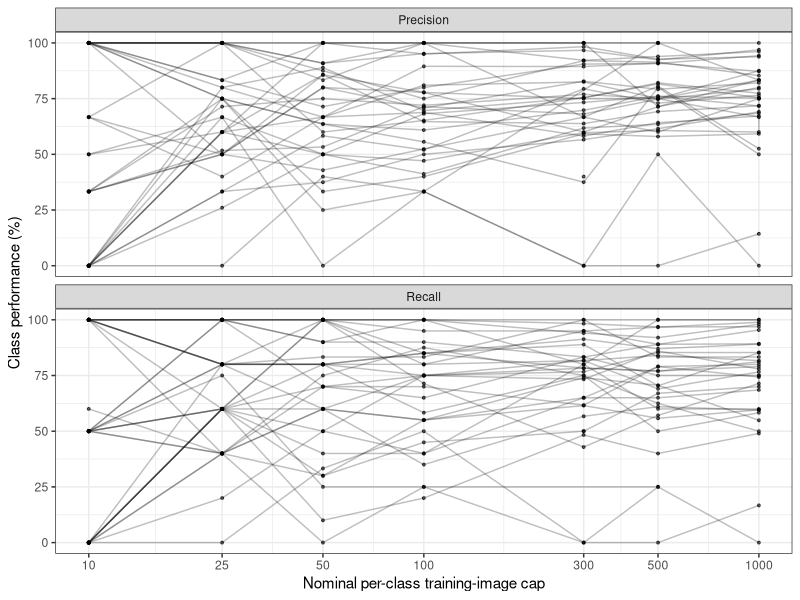
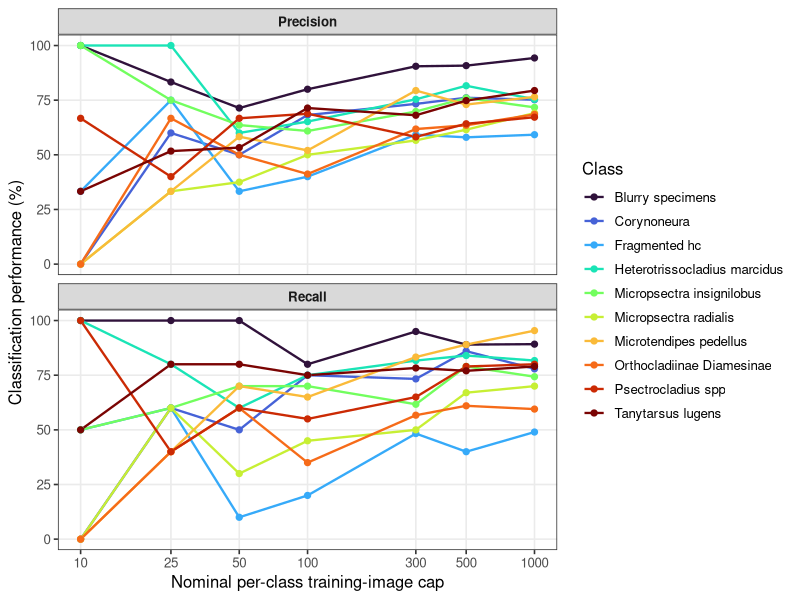

The R source for these figures, in order:
library(readr)
library(dplyr)
library(ggplot2)
library(tidyr)

# Confusion matrix values
x <- read_csv('chironomid_7models_ocr_PROVISIONAL.csv', show_col_types = FALSE)

# Index refers to class position in the confusion matrix, not a species name.
# Add an authoritative class-name mapping after verifying the axis labels.
stopifnot(nrow(x) == 224)

# Exclude rows requiring manual review for an initial QC-only visualization.
# For a publication figure, verify EVERY OCR-derived value against the PDF.
x_qc <- x

long <- x_qc %>%
  select(model, cap, class_index, Precision, Recall) %>%
  pivot_longer(
    cols = c(Precision, Recall),
    names_to = "metric",
    values_to = "percent"
  )

p <- ggplot(long, aes(x=cap, y=percent, group=class_index)) +
  geom_line(alpha=.25) + geom_point(size=.7, alpha=.6) +
  facet_wrap(~metric, ncol=1) +
  scale_x_log10(breaks=c(10,25,50,100,300,500,1000)) +
  scale_y_continuous(limits=c(0,100)) +
  labs(x='Nominal per-class training-image cap',y='Class performance (%)') +
  theme_bw()
ggsave('ocr_qc_performance1.pdf',p,width=9,height=7)

#plot top 10 classes by abundance
library(dplyr)
library(tidyr)
library(ggplot2)

# Selected classes and their zero-based indices
selected_taxa <- c(
  "Blurry specimens"             = 3,
  "Corynoneura"                  = 7,
  "Fragmented hc"                = 10,
  "Heterotrissocladius marcidus" = 11,
  "Micropsectra insignilobus"    = 15,
  "Micropsectra radialis"        = 16,
  "Microtendipes pedellus"       = 17,
  "Orthocladiinae Diamesinae"    = 19,
  "Psectrocladius spp"           = 26,
  "Tanytarsus lugens"            = 30
)

# Filter and reshape
long <- x_qc %>%
  filter(class_index %in% selected_taxa) %>%
  mutate(
    taxon = names(selected_taxa)[
      match(class_index, selected_taxa)
    ]
  ) %>%
  select(model, cap, taxon, Precision, Recall) %>%
  pivot_longer(
    cols = c(Precision, Recall),
    names_to = "metric",
    values_to = "percent"
  )

# Plot
p <- ggplot(
  long,
  aes(x = cap, y = percent, colour = taxon, group = taxon)
) +
  geom_line(linewidth = 0.8) +
  geom_point(size = 1.8) +
  facet_wrap(~metric, ncol = 1) +
  scale_x_log10(
    breaks = c(10, 25, 50, 100, 300, 500, 1000)
  ) +
  scale_y_continuous(limits = c(0, 100)) +
  scale_colour_viridis_d(option = "turbo", name = "Class") +
  labs(
    x = "Nominal per-class training-image cap",
    y = "Classification performance (%)"
  ) +
  theme_bw(base_size = 12) +
  theme(
    legend.position = "right",
    panel.grid.minor = element_blank(),
    strip.text = element_text(face = "bold")
  )

ggsave(
  "selected_10_classes_performance_3.pdf",
  p,
  width = 11,
  height = 7
)




# Spearman correlations
# Mean precision and recall for each training-image cap
mean_performance <- long %>%
  group_by(cap, metric) %>%
  summarise(
    mean_percent = mean(percent, na.rm = TRUE),
    .groups = "drop"
  )

# Spearman correlations
spearman_results <- mean_performance %>%
  group_by(metric) %>%
  summarise(
    rho = unname(cor.test(
      cap, mean_percent,
      method = "spearman",
      exact = FALSE
    )$estimate),
    p_value = cor.test(
      cap, mean_percent,
      method = "spearman",
      exact = FALSE
    )$p.value,
    .groups = "drop"
  )

print(spearman_results)
